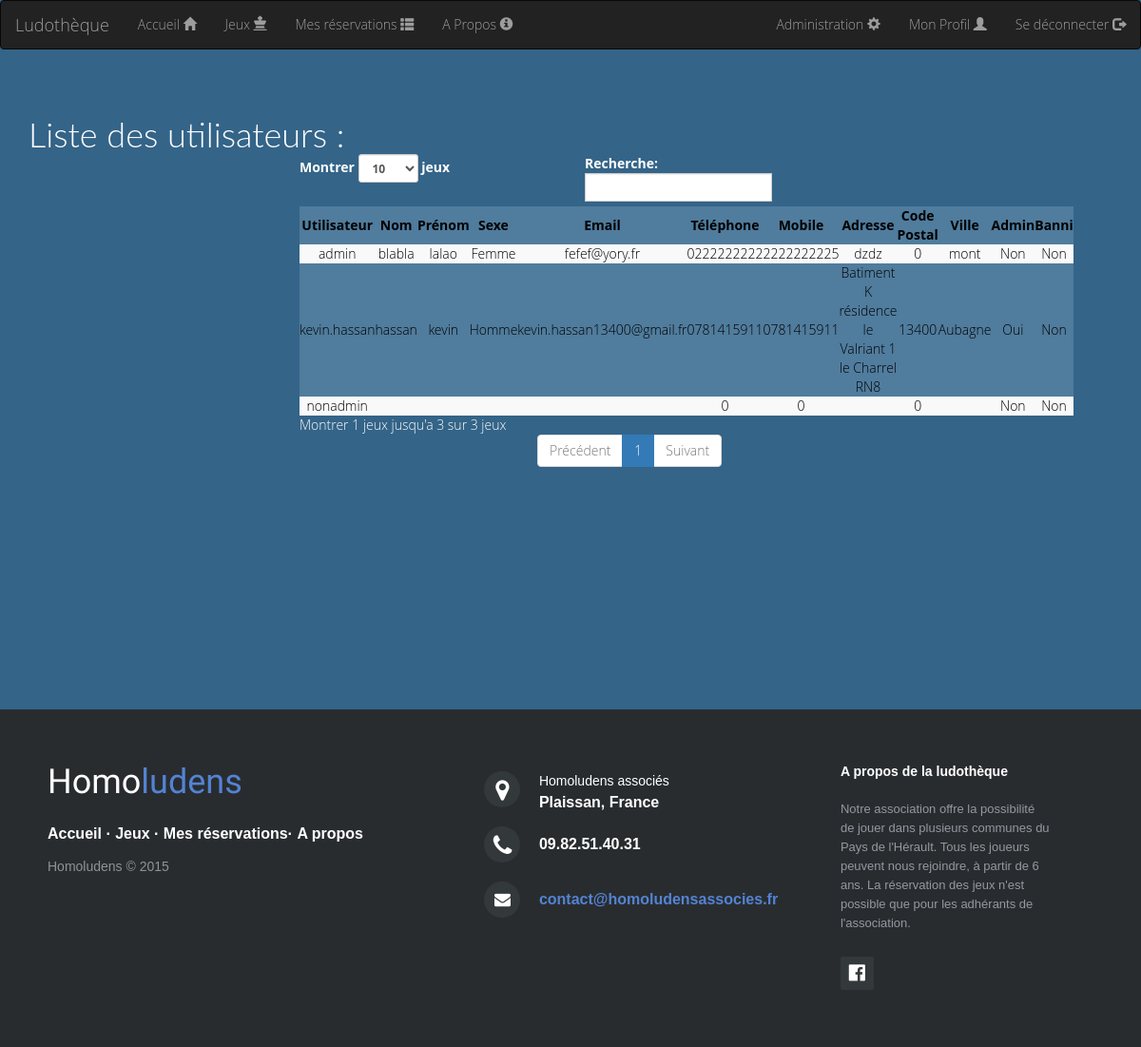
/?action=listUser (signed in), run on an earlier commit of the app's database.
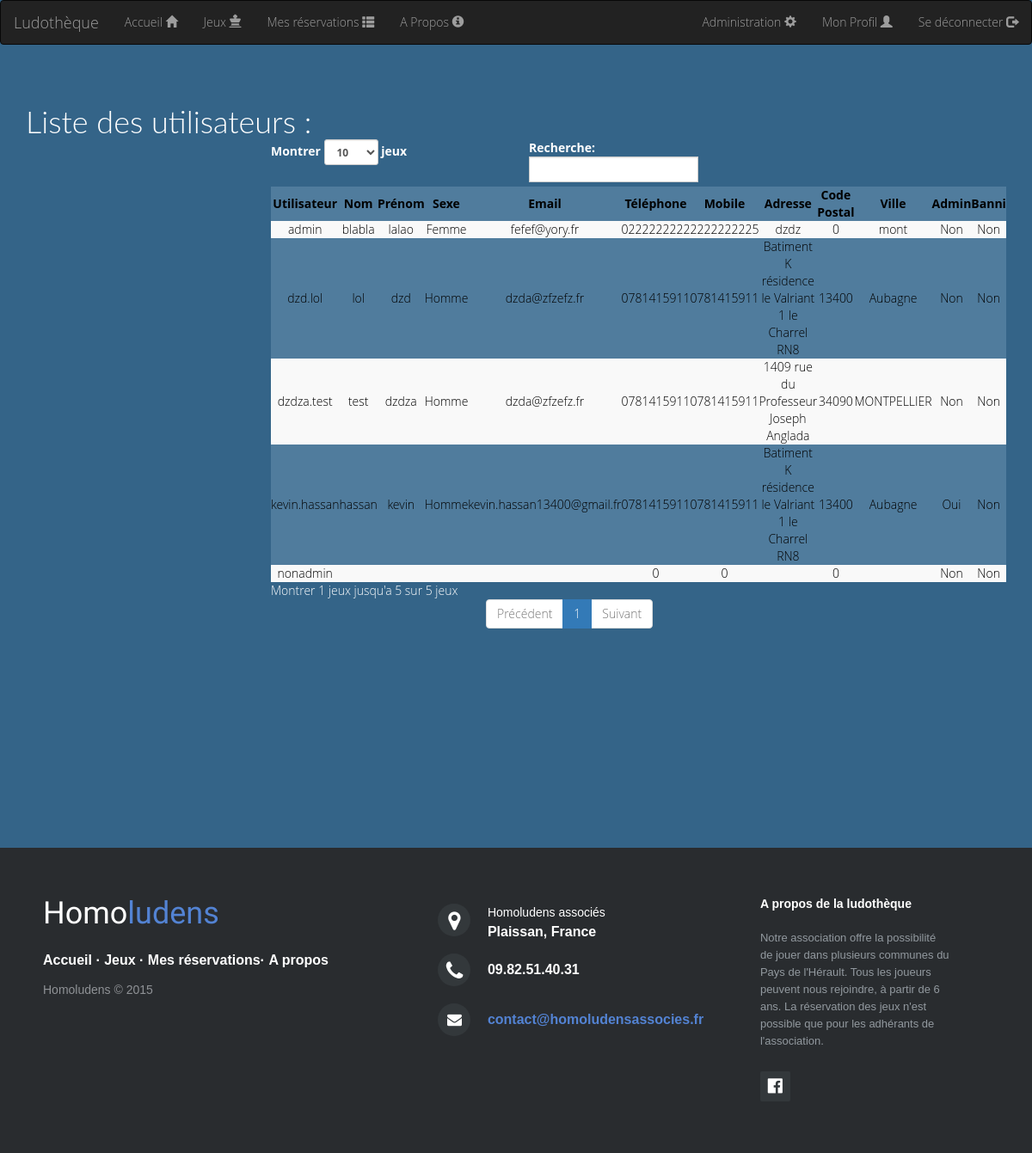
And on a later commit of the database.
### tables this page shows
CREATE TABLE IF NOT EXISTS `utilisateur` (
  `idUser` int(11) NOT NULL COMMENT 'Auto incrementable et clé primaire',
  `username` varchar(32) NOT NULL,
  `password` varchar(64) NOT NULL,
  `admin` tinyint(1) NOT NULL,
  `sexUser` varchar(8) NOT NULL,
  `nameUser` varchar(32) NOT NULL,
  `nicknameUser` varchar(32) NOT NULL,
  `dateNaissance` date NOT NULL,
  `emailUser` varchar(32) NOT NULL,
  `telUser` varchar(10) NOT NULL,
  `mobileUser` varchar(10) NOT NULL,
  `addressUser` varchar(50) NOT NULL,
  `cpUser` varchar(5) NOT NULL,
  `cityUser` varchar(32) NOT NULL,
  `dateInscription` date NOT NULL,
  `banUser` tinyint(4) NOT NULL DEFAULT '0',
  `nbrRetard` int(11) NOT NULL DEFAULT '0',
  PRIMARY KEY (`username`),
  UNIQUE KEY `username` (`username`)
);

### view/view.php (called while the page is built)
<?php
    require "header.php";
    require VIEW_PATH  . DS . 'view' . ucfirst($view) . '.php';
    require "footer.php";
?>

### controller/ControllerUtilisateur.php (called while the page is built, shortened)
<?php
switch ($action) {
    case "listUser":
        if( Session::is_admin())
        {
            $view = "listUtilisateur";
            $tab_user = ModelUtilisateur::selectAll();
        }
        else{
            $view="Error";
            $pagetitle="Erreur";
        }
        break;
}
require VIEW_PATH . "view.php";

### index.php (called while the page is built, shortened)
<?php
include ROOT . DS . 'controller' . DS . 'dispatcher.php';
?>

### config/Session.php (called while the page is built, shortened)
<?php
class Session {
    public static function is_admin () {
        return (! empty ( $_SESSION ['admin']) && $_SESSION ['admin']);
    }
}
?>

### model/Model.php (called while the page is built, shortened)
<?php
class Model {
    public static $pdo;
    public static function set_static() {
        try
        {
            self::$pdo = new PDO('mysql:host=localhost;dbname=ludotheque;charset=utf8', 'root', '');
            self::$pdo->setAttribute(PDO::ATTR_ERRMODE, PDO::ERRMODE_EXCEPTION);
        }
        catch (PDOException $ex)
        {
            if (Conf::getDebug())
            {
                echo $ex->getMessage();
                die('Problème lors de la connexion à la base de donnée');
            }
            else
            {
                echo 'Une erreur est survenue. <a href=""> Retour a la page d\'accueil </a>';
                die();
            }
        }
    }
    public static function selectAll() {
        try
        {
            $sql = "SELECT * FROM " . static::$table;
            $req = self::$pdo->query($sql);
            return $req->fetchAll(PDO::FETCH_OBJ);
        }
        catch (PDOException $e)
        {
            echo $e->getMessage();
            die("Erreur lors de la recherche de tous les objets de la BDD " . static::$table);
        }
    }
}
?>

### view/viewListUtilisateur.php (the view, shortened to what this page needs)
<?php
function tabUser($tab_user)
{
    $max=sizeof($tab_user);
    $i=0;
    while($i<$max){
    $u=$tab_user[$i];
        $username = $u->username;
        $name = $u->nameUser;
        $nickname = $u->nicknameUser;
        $sex = $u->sexUser;
        $email = $u->emailUser;
        $tel = $u->telUser;
        $mobile = $u->mobileUser;
        $address= $u->addressUser;
        $cp = $u->cpUser;
        $city = $u->cityUser;
        $admin = $u->admin;
        if($admin == 1)
        {
            $admin = 'Oui';
        }
        else{
            $admin = 'Non';
        }
        $ban = $u->banUser;
        if($ban==0){
            $ban='Non';
        }  else {
            $ban='Oui';
        }
        echo <<< EOT
        <tr><td><a href="?action=modifyUser&user=$username">$username</a></td><td>$name</td><td>$nickname</td><td>$sex</td><td>$email</td><td>$tel</td><td>$mobile</td><td>$address</td><td>$cp</td><td>$city</td><td>$admin</td><td>$ban</td></tr>
</div>
EOT;
    $i++;
    }
}
?>
<?php
echo '<div class="container">';
if(isset($_SESSION['login']) && $_SESSION['admin']==1){
    echo <<<EOT
    <h1>Liste des utilisateurs :</h1>
    <div class="containt-Utilisateur">
        <table class="table-striped tableUtilisateur" id="tableUser"><thead>
          <tr>
            <th>Utilisateur</th>
            <th>Nom</th>
            <th>Prénom</th>
            <th>Sexe</th>
            <th>Email</th>
            <th>Téléphone</th>
            <th>Mobile</th>
            <th>Adresse</th>
            <th>Code Postal</th>
            <th>Ville</th>
            <th>Admin</th>
            <th>Banni</th>
          </tr>
        </thead>
EOT;
tabUser($tab_user);
}

### controller/dispatcher.php (shortened to what this page needs)
<?php
function myGet($nomvar){
    if(isset($_GET[$nomvar]))
        return $_GET[$nomvar];
    else if(isset($_POST[$nomvar]))
        return $_POST[$nomvar];
    else
        return NULL;
}
if (!is_null(myGet('controller')))
    $controller = myGet('controller');
else
    $controller = "utilisateur";
if (!is_null(myGet('action')))
    $action = myGet('action');
else
    $action = "accueil";
switch ($controller) {
    default:
    case "utilisateur":
        require_once"ControllerUtilisateur.php";
        break;
}
?>

### view/header.php (shortened to what this page needs)
<!DOCTYPE html>
<html>
    <head>
        <link rel="stylesheet" href="http://maxcdn.bootstrapcdn.com/bootstrap/3.3.5/css/bootstrap.min.css">
        <link rel="stylesheet" href="css/style.css"/>
        <link rel="stylesheet" href="css/footer-distributed-with-address-and-phones.css"/>
        <link rel="stylesheet" href="https://maxcdn.bootstrapcdn.com/font-awesome/4.5.0/css/font-awesome.min.css">
    </head>
    <body>
        <?php if(!empty($_SESSION['login'])){
            echo <<< EOT
                <nav class="navbar navbar-inverse navbar-top">
                    <div class="container-fluid">
                      <div class="navbar-header">
                        <a class="navbar-brand" href="?action=accueil">Ludothèque</a>
                      </div>
                      <div>
                        <ul class="nav navbar-nav">
                          <li><a href="?action=accueil">Accueil <span class="glyphicon glyphicon-home"></span></a></li>
                          <li><a href="?action=listJeux">Jeux <span class="glyphicon glyphicon-king"></a></li>
                          <li><a href="?action=listResa">Mes réservations <span class="glyphicon glyphicon-th-list"></span></a></li>
                          <li><a href="?action=informations">A Propos <span class="glyphicon glyphicon-info-sign"></span></a></li>
                        </ul>
                        <ul class="nav navbar-nav navbar-right">
EOT;
            if(Session::is_admin())
                echo '<li><a href="?action=administration">Administration <span class="glyphicon glyphicon-cog"></span></a></li>';
                echo <<< EOT
                          <li><a href="?action=myProfile">Mon Profil <span class="glyphicon glyphicon-user"></span></a></li>
                          <li><a href="?action=disconnect">Se déconnecter <span class="glyphicon glyphicon-log-out"></span></a></li>
                       </ul>
                      </div>
                    </div>
                </nav>
EOT;
        }
?>

### view/footer.php
<?php
echo<<<EOT
    <footer class="footer-distributed footer">
			<div class="footer-left">
				<h3>Homo<span>ludens</span></h3>
				<p class="footer-links">
					<a href="?action=accueil">Accueil</a>
					·
					<a href="?action=liste">Jeux</a>
					·
					<a href="#">Mes réservations</a>·
					<a href="?action=informations">A propos</a>
				</p>
				<p class="footer-company-name">Homoludens &copy; 2015</p>
			</div>
			<div class="footer-center">
				<div>
					<a href="https://www.google.com/maps/d/embed?mid=zhRUSu3O4t2A.kzY6DWXSWDHw" title="localiser"><i class="fa fa-map-marker"></i></a>
					<p><span>Homoludens associés</span> Plaissan, France</p>
				</div>
				<div>
					<i class="fa fa-phone"></i>
					<p>09.82.51.40.31</p>
				</div>
				<div>
					<i class="fa fa-envelope"></i>
					<p><a href="mailto:contact@homoludensassocies.fr">contact@homoludensassocies.fr</a></p>
				</div>
			</div>
			<div class="footer-right">
				<p class="footer-company-about">
					<span>A propos de la ludothèque</span>
					Notre association offre la possibilité de jouer dans plusieurs communes du Pays de l'Hérault.
                                        Tous les joueurs peuvent nous rejoindre, à partir de 6 ans.
                                        La réservation des jeux n'est possible que pour les adhérants de l'association.
				</p>
				<div class="footer-icons">
					<a href="https://www.facebook.com/Association-Homo-Ludens-Associ%C3%A9s-551661738228967/"><i class="fa fa-facebook-official"></i></a>
				</div>
			</div>
		</footer>
        </body>
    </html>
EOT;
?>

### css/style.css (style rules this page uses)
body { background-color:#346488; font-family: 'Open Sans'; font-weight: 300; color:black; }
html, body { height: 100%; min-height: 100%; color:white; }
h1 { font-family: 'Lato', sans-serif; font-weight: 300; margin-bottom: 0; }
.containt-Jeux, .containt-Utilisateur { width: 50%; margin-left:25%; }
.tableJeux, .tableUtilisateur { background-color: #507C9D; border-collapse: collapse; }
.tableJeux > thead > tr > th, .tableUtilisateur > thead > tr > th { text-align: center; width:25%; color:black; }
.tableJeux > tbody > tr > td, .tableUtilisateur > tbody > tr > td { text-align: center; width:25%; color:black; }
.tableJeux > tbody > tr > td > a, .tableUtilisateur > tbody > tr > td > a { color:black; }
.container { margin-top:50px; overflow:auto; padding-bottom: 150px; }

### css/footer-distributed-with-address-and-phones.css (style rules this page uses)
.footer-distributed { background-color: #292c2f; box-shadow: 0 1px 1px 0 rgba(0, 0, 0, 0.12); box-sizing: border-box; width: 100%; text-align: left; font: bold 16px sans-serif; padding: 55px 50px; margin-top: 80px; }
.footer-distributed .footer-left, .footer-distributed .footer-center, .footer-distributed .footer-right { display: inline-block; vertical-align: top; }
.footer-distributed .footer-left { width: 40%; }
.footer-distributed h3 { color: #ffffff; font: normal 36px 'Cookie', cursive; margin: 0; }
.footer-distributed h3 span { color: #5383d3; }
.footer-distributed .footer-links { color: #ffffff; margin: 20px 0 12px; padding: 0; }
.footer-distributed .footer-links a { display:inline-block; line-height: 1.8; text-decoration: none; color: inherit; }
.footer-distributed .footer-company-name { color: #8f9296; font-size: 14px; font-weight: normal; margin: 0; }
.footer-distributed .footer-center { width: 35%; }
.footer-distributed .footer-center i { background-color: #33383b; color: #ffffff; font-size: 25px; width: 38px; height: 38px; border-radius: 50%; text-align: center; line-height: 42px; margin: 10px 15px; vertical-align: middle; }
.footer-distributed .footer-center i.fa-envelope { font-size: 17px; line-height: 38px; }
.footer-distributed .footer-center p { display: inline-block; color: #ffffff; vertical-align: middle; margin:0; }
.footer-distributed .footer-center p span { display:block; font-weight: normal; font-size:14px; line-height:2; }
.footer-distributed .footer-center p a { color: #5383d3; text-decoration: none;; }
.footer-distributed .footer-right { width: 20%; }
.footer-distributed .footer-company-about { line-height: 20px; color: #92999f; font-size: 13px; font-weight: normal; margin: 0; }
.footer-distributed .footer-company-about span { display: block; color: #ffffff; font-size: 14px; font-weight: bold; margin-bottom: 20px; }
.footer-distributed .footer-icons { margin-top: 25px; }
.footer-distributed .footer-icons a { display: inline-block; width: 35px; height: 35px; cursor: pointer; background-color: #33383b; border-radius: 2px; font-size: 20px; color: #ffffff; text-align: center; line-height: 35px; margin-right: 3px; margin-bottom: 5px; }

What changed in the data, as far as the page shows it:
added utilisateur: username "dzd.lol", nameUser "lol", nicknameUser "dzd", sexUser "Homme", emailUser "dzda@zfzefz.fr", telUser "0781415911", mobileUser "0781415911", addressUser "Batiment K résidence le Valriant 1 le Charrel RN8", cpUser "13400", cityUser "Aubagne", admin "Non", banUser "Non"
added utilisateur: username "dzdza.test", nameUser "test", nicknameUser "dzdza", sexUser "Homme", emailUser "dzda@zfzefz.fr", telUser "0781415911", mobileUser "0781415911", addressUser "1409 rue du Professeur Joseph Anglada", cpUser "34090", cityUser "MONTPELLIER", admin "Non", banUser "Non"
Also different on the page:
text written by a page script: "Montrer jeux Recherche: Montrer 1 jeux jusqu'a 3 sur 3 jeux Précédent 1 Suivant" → "Montrer jeux Recherche: Montrer 1 jeux jusqu'a 5 sur 5 jeux Précédent 1 Suivant"
